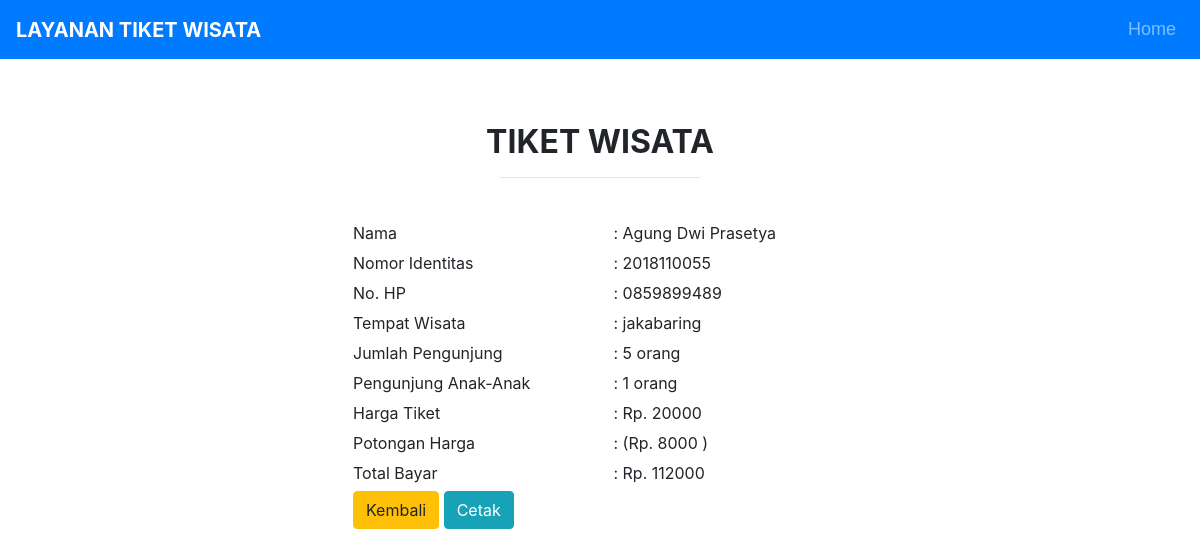
Screenshot of /Tampilantiket.php?no_identitas=2018110055 with the database file from the repository.
### tables this page shows
CREATE TABLE `pemesanan` (
  `nama` varchar(50) NOT NULL,
  `no_identitas` varchar(50) NOT NULL,
  `no_hp` varchar(50) NOT NULL,
  `tempat_wisata` text NOT NULL,
  `tgl_kunjungan` date NOT NULL,
  `jmlh_pengunjung` int(11) NOT NULL,
  `pengunjung_anak` int(11) NOT NULL,
  `harga` int(50) NOT NULL,
  `diskon` int(50) NOT NULL,
  `total` int(50) NOT NULL
);

### Tampilantiket.php (the view, shortened to what this page needs)
<?php
include 'Koneksi.php';
$no_identitas=$_GET['no_identitas'];
$tiket = mysqli_query($db, "select * from pemesanan where no_identitas='$no_identitas'");
$d = mysqli_fetch_object($tiket);
?>
<!DOCTYPE html>
<html>
<head>
</head>
<link rel="stylesheet" href="script/css/bootstrap.min.css">
<link rel="stylesheet" type="text/css" href="script/index.css">
<link rel="stylesheet" href="https://cdnjs.cloudflare.com/ajax/libs/font- awesome/5.15.3/css/all.min.css" />
<body>
    <nav class="navbar navbar-expand-lg navbar-dark bg-primary">
        <a class="navbar-brand" href="#">LAYANAN TIKET WISATA</a>
        <div class="collapse navbar-collapse" id="navbar">
<ul class="navbar-nav ml-auto">
<li class="nav-item">
<a class="nav-link" href="home.php">Home</a>
</li>
</ul>
</div>
    </nav>
    <br>
    <br>
    <p>
    <h2 align="center"><b>TIKET WISATA</b></h2>
    <hr width="200"><br>
    <table align="center" cellpadding="3" align="center" width="500">
        <tr>
            <td>Nama</td>
            <td>: <?php echo $d->nama ?></td>
        </tr>
        <tr>
            <td>Nomor Identitas</td>
            <td>: <?php echo $d->no_identitas ?></td>
        </tr>
        <tr>
            <td>No. HP</td>
            <td>: <?php echo $d->no_hp ?></td>
        </tr>
        <tr>
            <td>Tempat Wisata</td>
            <td>: <?php echo $d->tempat_wisata ?></td>
        </tr>
        <tr>
            <td>Jumlah Pengunjung</td>
            <td>: <?php echo $d->jmlh_pengunjung ?> orang</td>
        </tr>
        <tr>
            <td>Pengunjung Anak-Anak</td>
            <td> : <?php echo $d->pengunjung_anak ?> orang</td>
        </tr>
        <tr>
            <td>Harga Tiket</td>
            <td>: Rp. <?php echo $d->harga ?></td>
        </tr>
        <tr>
            <td>Potongan Harga</td>
            <td>: (Rp. <?php echo $d->diskon ?> )</td>
        </tr>
        <tr>
            <td>Total Bayar</td>
            <td>: Rp. <?php echo $d->total ?></td>
        </tr>
        <tr>
            <td>
                <a href="order.php" class="btn btn-warning">Kembali</a>
                <a href="cetak.php" class="btn btn-info">Cetak</a>
            </td>
        </tr>
    </table>
    <br>
    <br>
</body>
</html>

### script/index.css (style rules this page uses)
.navbar { font-size: 18px; }
.nav-item { font-family: sans-serif; }
.navbar-brand { font-weight: bold; }

### rows the page displays
pemesanan: nama "Agung Dwi Prasetya", no_identitas "2018110055", no_hp "0859899489", tempat_wisata "jakabaring", jmlh_pengunjung "5", pengunjung_anak "1", harga "20000", diskon "8000", total "112000"
